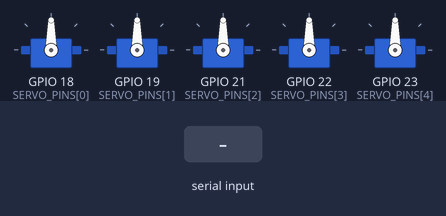
This sketch was run on a simulated ESP32. Parts: 5 × servo. Inputs (shaded band) come from the test bench.

Above: at 1.2 s.
1.3 s: ",\n" received over Serial
At 2.5 s:
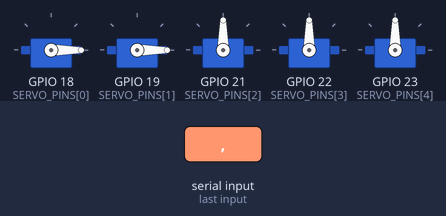
2.8 s: "90,45\n" received over Serial
At 3.8 s:
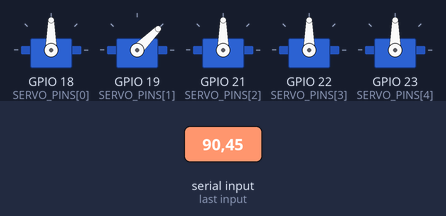
4.3 s: "30,150\n" received over Serial
At 4.9 s:
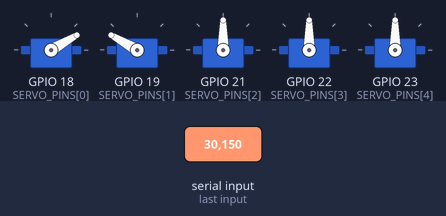
5.8 s: "5\n" received over Serial
At 6.1 s:
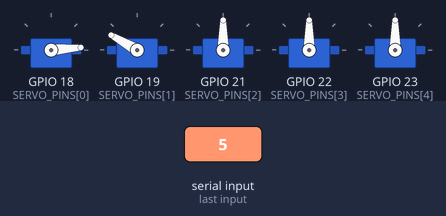
7.3 s: "90\n" received over Serial
At 8.4 s:
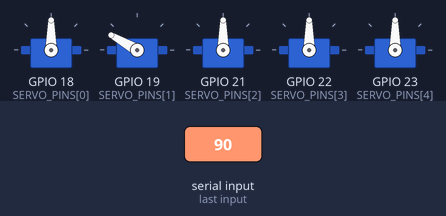
8.8 s: "200\n" received over Serial
At 9.6 s:
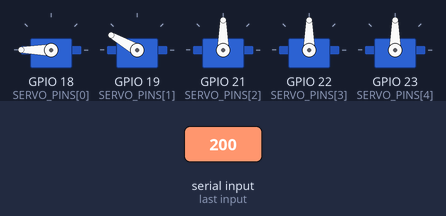
Timing chart, 0 to 11.3 s (numbered marks = the images above; inputs shaded):
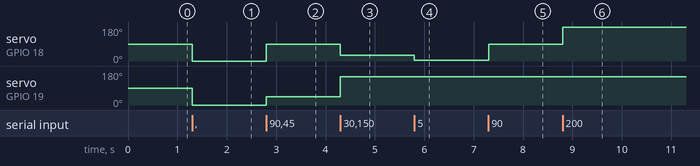

The sketch:

sketch_apr24b.ino
```cpp
#include <ESP32Servo.h>
// #include "wifi_config.h"

// ------- Pin Configuration ---------------------------------------------------
// Servo slot order matches protocol.json servo_map:
// slot 0=index_6, 1=middle_10, 2=ring_14, 3=pinky_18, 4=thumb_3
Servo servos[5];
const int SERVO_PINS[5] = {18, 19, 21, 22, 23};

// ------- Setup ---------------------------------------------------------------
void setup()
{
  Serial.begin(921600); // Must match baud rate in protocol.json

  // Attach each servo to its pin and centre it at 90°
  for (int i = 0; i < 5; i++)
  {
    servos[i].attach(SERVO_PINS[i]);
    servos[i].write(90);
  }
}

// ------- Main Loop -----------------------------------------------------------
void loop()
{
  // Wait for incoming data from Python over serial
  if (Serial.available())
  {

    // Read one full message, e.g. "120,90,45,60,130\n"
    String data = Serial.readStringUntil('\n');

    // ------- Parse Comma-Separated Values --------------------------------
    // Walk through the string character by character, slicing out each
    // value between commas and writing it to the corresponding servo slot
    int slot = 0;  // Current servo index (0–4)
    int start = 0; // Start index of the current token

    for (int i = 0; i <= data.length(); i++)
    {
      if (i == data.length() || data[i] == ',')
      {

        // Extract the substring for this slot and parse it as an int
        String val = data.substring(start, i);

        // Clamp to valid servo range before writing — guards against
        // corrupt or out-of-range values from the serial line
        int angle = constrain(val.toInt(), 0, 180);
        servos[slot].write(angle);

        slot++;
        start = i + 1; // Next token starts after the comma

        if (slot >= 5)
          break; // Ignore any extra values beyond slot 4
      }
    }
  }
}
```

Measured:
- after the input at 1.3 s, servo on GPIO 18 (SERVO_PINS[0]), servo on GPIO 19 (SERVO_PINS[1]): 90° → 0° at once
- after the input at 2.8 s, servo on GPIO 18 (SERVO_PINS[0]): 0° → 90° at once; servo on GPIO 19 (SERVO_PINS[1]): 0° → 45° at once
- after the input at 4.3 s, servo on GPIO 18 (SERVO_PINS[0]): 90° → 30° at once; servo on GPIO 19 (SERVO_PINS[1]): 45° → 150° at once
- after the input at 5.8 s, servo on GPIO 18 (SERVO_PINS[0]): 30° → 5° at once
- after the input at 7.3 s, servo on GPIO 18 (SERVO_PINS[0]): 5° → 90° at once
- after the input at 8.8 s, servo on GPIO 18 (SERVO_PINS[0]): 90° → 180° at once
